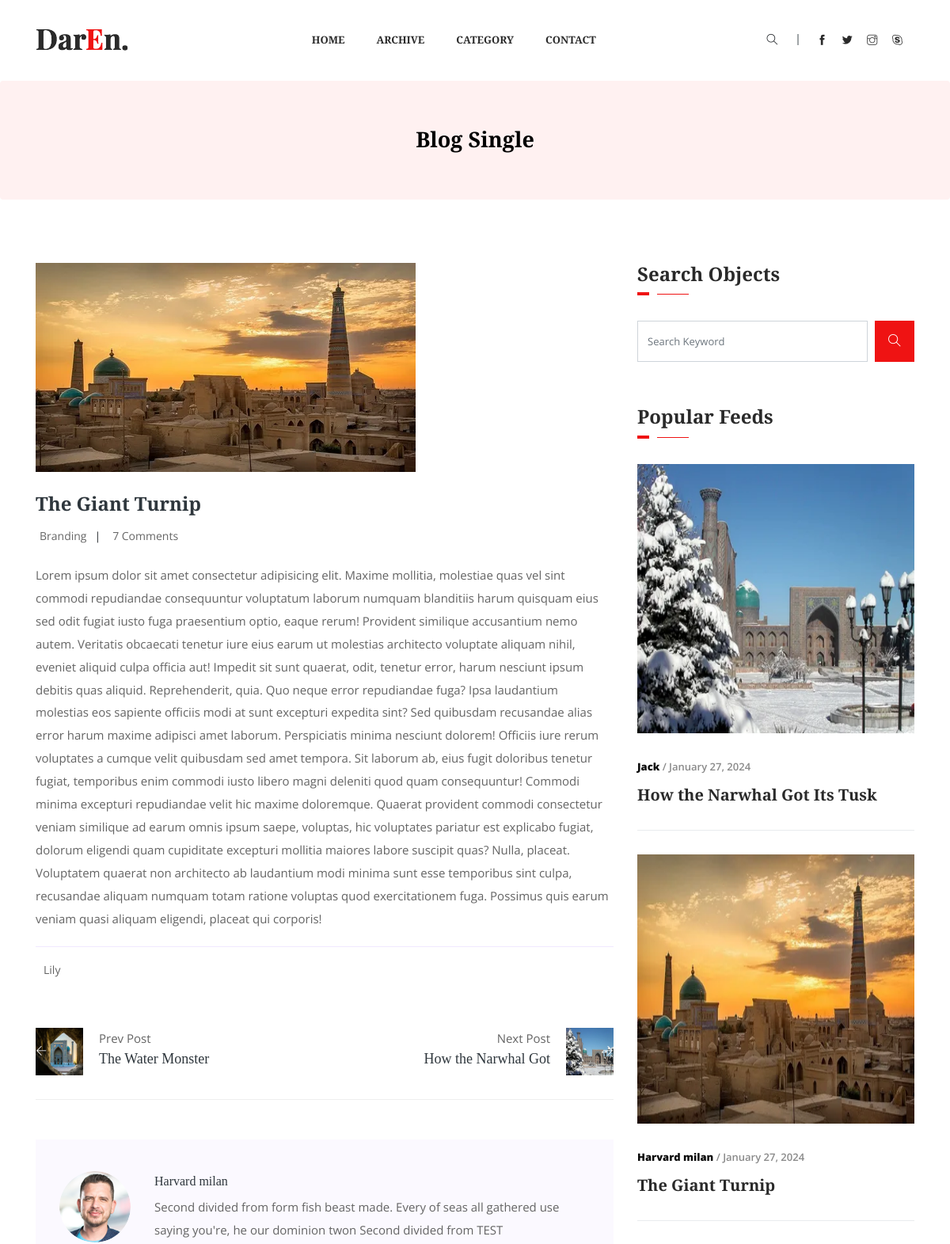
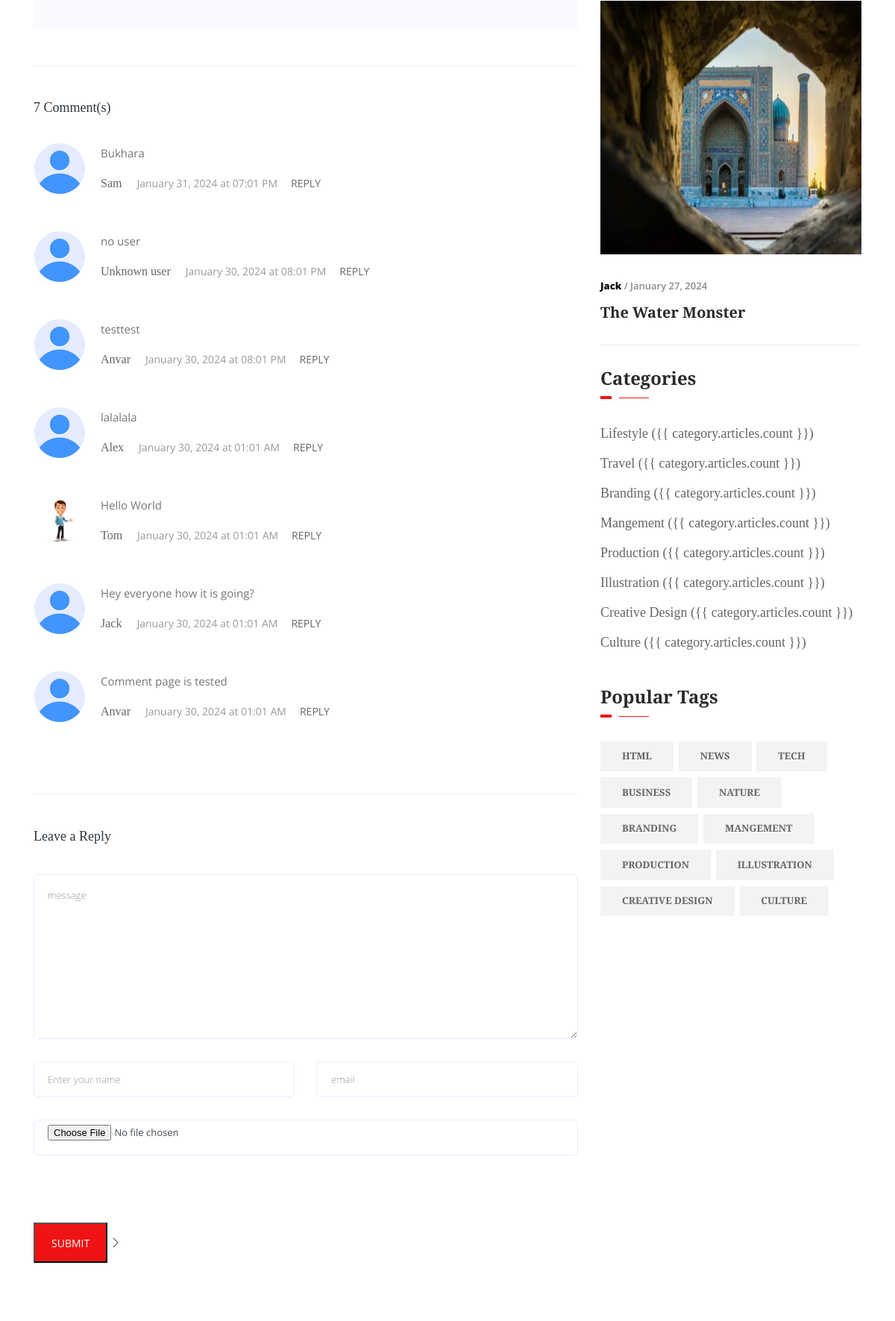
The app's page /article/detail/the-giant-turnip-20240127/ (upper part) with its own data (2 pictures, top to bottom).
### article/models.py (models this page shows, shortened)
class Article(models.Model):
    category = models.ForeignKey(Category, on_delete=models.SET_NULL, null=True, blank=True, related_name='articles')
    author = models.ForeignKey(Author, on_delete=models.SET_NULL, null=True, blank=True, related_name='authors')
    tags = models.ManyToManyField(Tag, related_name='tags')
    title = models.CharField(max_length=255)
    slug = models.SlugField(editable=False, null=True, blank=True)
    image = models.ImageField(upload_to='articles/')
    created_date = models.DateTimeField(auto_now_add=True, null=True, blank=True)
    modified_date = models.DateTimeField(auto_now=True)

class Category(models.Model):
    title = models.CharField(max_length=255)
    class Meta:
        verbose_name_plural = 'Categories'
        verbose_name = 'Category'
    def __str__(self):
        return self.title

class Content(models.Model):
    article = models.ForeignKey(Article, on_delete=models.CASCADE, related_name='contents')
    content = RichTextField(null=True, blank=True)
    is_quote = models.BooleanField(default=False)

class Author(models.Model):
    name = models.CharField(max_length=255)
    image = models.ImageField(upload_to='articles/', null=True, blank=True)
    email = models.EmailField(null=True, blank=True, max_length=255)
    description = models.TextField(null=True, blank=True)
    created_date = models.DateTimeField(auto_now_add=True, null=True, blank=True)
    def __str__(self):
        return self.name

class Comment(models.Model):
    article = models.ForeignKey(Article, on_delete=models.CASCADE, related_name='comments')
    parent = models.ForeignKey('self', on_delete=models.SET_NULL, null=True, blank=True)
    top_level_comment_id = models.IntegerField(null=True, blank=True)
    name = models.CharField(max_length=255, null=True, blank=True)
    image = models.ImageField(upload_to='articles/', null=True, blank=True)
    message = models.TextField()
    email = models.EmailField(null=True, blank=True, max_length=255)
    created_date = models.DateTimeField(auto_now_add=True, null=True, blank=True)
    @property
    def children(self, *args, **kwargs):
        if not self.parent:
            return Comment.objects.filter(top_level_comment_id=self.id).order_by("-id")
        else:
            return None

class Tag(models.Model):
    title = models.CharField(max_length=255)

### article/views.py (the view, shortened to what this page needs)
# urls.py: path('detail/<slug:slug>/', single_blog_page, name='detail'),
def single_blog_page(request, slug, *args, **kwargs):
    form = CommentForm()
    article = get_object_or_404(Article, slug=slug)
    object_list = Article.objects.order_by('-id')[:3]
    tags = Tag.objects.order_by("-id")
    categories = Category.objects.order_by("-id")
    comments = Comment.objects.filter(article_id=article.id, top_level_comment_id__isnull=True)
    cid = request.GET.get('cid')
    next = Article.objects.filter(pk__gt=article.pk).order_by('pk').first()
    previous = Article.objects.filter(pk__lt=article.pk).order_by('-pk').first()
    context = {
        'object': article,
        "object_list": object_list,
        'tags': tags,
        'categories': categories,
        'form': form,
        'next_post': next,
        'prev_post': previous,
        'comments': comments,
    }
    return render(request, 'article/single-blog.html', context)

### article/form.py
class CommentForm(forms.ModelForm):
    class Meta:
        model = Comment
        fields = ['name', 'email', 'image', 'message']
    def __init__(self, *args, **kwargs):
        super(CommentForm, self).__init__(*args, **kwargs)
        self.fields['name'].widget.attrs.update({
            'class': 'form-control',
            'placeholder': 'Enter your name',
        })
        self.fields['email'].widget.attrs.update({
            'class': 'form-control',
            'placeholder': 'email',
        })
        self.fields['image'].widget.attrs.update({
            'class': 'form-control',
            'placeholder': 'subject',
        })
        self.fields['message'].widget.attrs.update({
            'class': 'form-control',
            'placeholder': 'message',
        })

### templates/article/single-blog.html (shortened to what this page needs)
{% extends 'base.html' %}
{% load static %}
{% block content %}
<section class="breadcrumb breadcrumb_bg">
    <div class="container">
        <div class="row">
            <div class="col-lg-12">
                <div class="breadcrumb_iner text-center">
                    <div class="breadcrumb_iner_item">
                        <h2>Blog Single</h2>
                    </div>
                </div>
            </div>
        </div>
    </div>
</section>
<section class="blog_area single-post-area all_post section_padding">
    <div class="container">
        <div class="row">
            <div class="col-lg-8 posts-list">
                <div class="single-post">
                    <div class="feature-img">
                        <img class="img-fluid" src="{{ object.image.url }}" alt>
                    </div>
                    <div class="blog_details">
                        <h2>{{ object.title }}</h2>
                        <ul class="blog-info-link mt-3 mb-4">
                            <li><a href="#">{{ object.category }}</a></li>
                            <li><a href="#"> {{ object.comments.count }} Comments</a>
                            </li>
                        </ul>
                        {% for article_content in object.contents.all %}
                        {% if article_content.is_quote %}
                        <div class="quote-wrapper">
                            <div class="quotes">
                                {{ article_content.content|safe }}
                            </div>
                        </div>
                        {% else %}
                        <p>{{ article_content.content|safe }}</p>
                        {% endif %}
                        {% endfor %}
                    </div>
                </div>
                <div class="navigation-top">
                    <div class="d-sm-flex justify-content-between text-center">
                        <p class="like-info"><span class="align-middle"></span>Lily</p>
                        <ul class="social-icons">
                        </ul>
                    </div>
                    <div class="navigation-area">
                        <div class="row">
                            <div class="col-lg-6 col-md-6 col-12 nav-left flex-row d-flex justify-content-start align-items-center">
                                {% if prev_post %}
                                <div class="thumb">
                                    <a href="#">
                                        <img class="img-fluid" src="{{ prev_post.image.url }}" alt>
                                    </a>
                                </div>
                                <div class="arrow">
                                    <a href="#">
                                        <span class="text-white ti-arrow-left"></span>
                                    </a>
                                </div>
                                <div class="detials">
                                    <p>Prev Post</p>
                                    <a href="{% url 'article:detail' prev_post.slug %}">
                                        <h4>{{ prev_post.title|slice:"20" }}</h4>
                                    </a>
                                </div>
                                {% endif %}
                            </div>
                            <div class="col-lg-6 col-md-6 col-12 nav-right flex-row d-flex justify-content-end align-items-center">
                                {% if next_post %}
                                <div class="detials">
                                    <p>Next Post</p>
                                    <a href="#">
                                        <h4>{{ next_post.title|slice:"20" }}</h4>
                                    </a>
                                </div>
                                <div class="arrow">
                                    <a href="{% url 'article:detail' next_post.slug %}">
                                        <span class="text-white ti-arrow-right"></span>
                                    </a>
                                </div>
                                <div class="thumb">
                                    <a href="{% url 'article:detail' next_post.slug %}">
                                        <img class="img-fluid" src="{{ next_post.image.url }}" alt>
                                    </a>
                                </div>
                                {% endif %}
                            </div>
                        </div>
                    </div>
                </div>
                <div class="blog-author">
                    <div class="media align-items-center">
                        <img src="{{ object.author.image.url }}" alt>
                        <div class="media-body">
                            <a href="#">
                                <h4>{{ object.author.name }}</h4>
                            </a>
                            <p>{{ object.author.description }}</p>
                        </div>
                    </div>
                </div>
                <div class="comments-area">
                    <h4>{{ comments.count }} Comment(s)</h4>
                    {% for comment in comments|dictsortreversed:"id" %}
                        {% if not comment.top_level_comment_id %}
                            <div class="comment-list">
                                <div class="single-comment justify-content-between d-flex">
                                    <div class="user justify-content-between d-flex">
                                            <div class="thumb">
                                                {% if comment.image %}
                                                <img src="{{ comment.image.url }}" alt>
                                                {% else %}
                                                <img src="{% static 'img/user.jpg' %}" alt>
                                                {% endif %}
                                            </div>
                                        <div class="desc">
                                            <p class="comment">
                                                {{ comment.message }}
                                            </p>
                                            <div class="d-flex justify-content-between">
                                                <div class="d-flex align-items-center">
                                                    <h5>
                                                        <a href="#">{{ comment.name }}</a>
                                                    </h5>
                                                    <p class="date">{{ comment.created_date|date:"F d, Y \a\t h:m A" }} </p>
                                                </div>
                                                <div class="reply-btn">
                                                    <a href="?cid={{ comment.id }}#commentForm" id="comment-{{ comment.id }}" class="btn-reply text-uppercase">reply</a>
                                                </div>
                                            </div>
                                </div>
                            </div>
                        </div>
                    </div>
                        {% endif %}
                    {% endfor %}
                </div>
                <div class="comment-form">
                    <h4>Leave a Reply</h4>
                    <form method="post" class="form-contact comment_form" id="commentForm"
                          enctype="multipart/form-data">
                        <div class="row">
                            <div class="col-12">
                                <div class="form-group">
                                    {{ form.message }}
                                </div>
                            </div>
                            <div class="col-sm-6">
                                <div class="form-group">
                                    {{ form.name }}
                                </div>
                            </div>
                            <div class="col-sm-6">
                                <div class="form-group">
                                    {{ form.email }}
                                </div>
                            </div>
                            <div class="col-12">
                                <div class="form-group">
                                    {{ form.image }}
                                </div>
                            </div>
                        </div>
                        <div class="load_btn">
                            <input type="submit" class="btn_1" value="SUBMIT"> <i class="ti-angle-right"></i>
                        </div>
                    </form>
                </div>
            </div>
            <div class="col-lg-4">
                <div class="sidebar_widget">
                    <div class="sidebar_tittle">
                        <h3>Search Objects</h3>
                    </div>
                    <form action="#">
                        <div class="form-group">
                            <div class="input-group mb-3">
                                <input name="q" type="text" class="form-control" placeholder="Search Keyword"
                                       onfocus="this.placeholder = ''" onblur="this.placeholder = 'Search Keyword'">
                                <div class="input-group-append">
                                    <button class="btn" type="button"><i class="ti-search"></i></button>
                                </div>
                            </div>
                        </div>
                    </form>
                    <div class="sidebar_tittle">
                        <h3>Popular Feeds</h3>
                    </div>
                    {% for object in object_list %}
                    <div class="single_catagory_post post_2 single_border_bottom">
                        <div class="category_post_img">
                            <img src="{{ object.image.url }}">
                        </div>
                        <div class="post_text_1 pr_30">
                            <p><span> {{ object.author }}</span> / {{ object.created_date|date:'F d, Y' }}</p>
                            <a href="{% url 'article:detail' object.slug %}">
                                <h3>{{ object.title }}</h3>
                            </a>
                        </div>
                    </div>
                    {% endfor %}
                    <div class="sidebar_tittle">
                        <h3>Categories</h3>
                    </div>
                    <div class="single_catagory_item category">
                        <ul class="list-unstyled">
                            {% for category in categories %}
                            <li><a href="{% url 'article:category' %}?cat={{ category.title }}">{{ category.title }} ({{
                                category.articles.count }})</a></li>
                            {% endfor %}
                        </ul>
                    </div>
                    <div class="sidebar_tittle">
                        <h3>Popular Tags</h3>
                    </div>
                    <div class="single_catagory_item tags">
                        <ul class="list-unstyled">
                            {% for tag in tags %}
                            <li><a href="{% url 'article:list' %}?tag={{ tag.title }}">{{ tag.title }}</a></li>
                            {% endfor %}
                        </ul>
                    </div>
                </div>
            </div>
        </div>
    </div>
</section>
{% endblock %}

### records on screen
Article: image (picture), title "The Giant Turnip", category "Branding", comments.count "7", author.image (picture), author.name "Harvard milan", author.description "Second divided from form fish beast made. Every of seas all gathered use saying you're, he our dominion twon Second divided from TEST", author "Harvard milan", created_date "January 27, 2024"
Content: content "Lorem ipsum dolor sit amet consectetur adipisicing elit. Maxime mollitia, molestiae quas vel sint commodi repudiandae consequuntur voluptatum laborum numquam blanditiis harum quisquam eius sed odit fugiat iusto fuga praesentium optio, eaque rerum! Provident similique accusantium nemo autem. Veritatis obcaecati tenetur iure eius earum ut molestias architecto voluptate aliquam nihil, eveniet aliquid culpa officia aut! Impedit sit sunt quaerat, odit, tenetur error, harum nesciunt ipsum debitis quas aliquid. Reprehenderit, quia. Quo neque error repudiandae fuga? Ipsa laudantium molestias eos sapiente officiis modi at sunt excepturi expedita sint? Sed quibusdam recusandae alias error harum…"
Article: image (picture), title "The Water Monster", author "Jack", created_date "January 27, 2024"
Article: title "How the Narwhal Got", image (picture), author "Jack", created_date "January 27, 2024", title "How the Narwhal Got Its Tusk"
Comment: message "Bukhara", name "Sam", created_date "January 31, 2024 at 07:01 PM"
Comment: message "no user", name "Unknown user", created_date "January 30, 2024 at 08:01 PM"
Comment: message "testtest", name "Anvar", created_date "January 30, 2024 at 08:01 PM"
Comment: message "lalalala", name "Alex", created_date "January 30, 2024 at 01:01 AM"
Comment: image (picture), message "Hello World", name "Tom", created_date "January 30, 2024 at 01:01 AM"
Comment: message "Hey everyone how it is going?", name "Jack", created_date "January 30, 2024 at 01:01 AM"
Comment: message "Comment page is tested", name "Anvar", created_date "January 30, 2024 at 01:01 AM"
Category: title "Lifestyle"
Category: title "Travel"
Category: title "Branding"
Category: title "Mangement"
Category: title "Production"
Category: title "Illustration"
Category: title "Creative Design"
Category: title "Culture"
Tag: title "HTML"
Tag: title "NEWS"
Tag: title "TECH"
Tag: title "BUSINESS"
Tag: title "NATURE"
Tag: title "BRANDING"
Tag: title "MANGEMENT"
Tag: title "PRODUCTION"
Tag: title "ILLUSTRATION"
Tag: title "CREATIVE DESIGN"
Tag: title "CULTURE"

### other values on screen
{{ comments.count }} "7"
